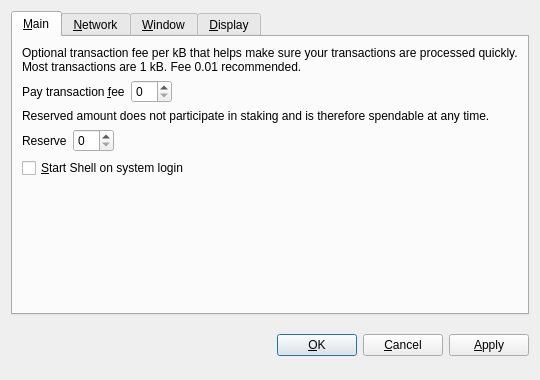
<?xml version="1.0" encoding="UTF-8"?>
<ui version="4.0">
 <class>OptionsDialog</class>
 <widget class="QDialog" name="OptionsDialog">
  <property name="geometry">
   <rect>
    <x>0</x>
    <y>0</y>
    <width>540</width>
    <height>380</height>
   </rect>
  </property>
  <property name="windowTitle">
   <string>Options</string>
  </property>
  <property name="modal">
   <bool>true</bool>
  </property>
  <layout class="QVBoxLayout" name="verticalLayout">
   <item>
    <widget class="QTabWidget" name="tabWidget">
     <property name="tabPosition">
      <enum>QTabWidget::North</enum>
     </property>
     <property name="currentIndex">
      <number>0</number>
     </property>
     <widget class="QWidget" name="tabMain">
      <attribute name="title">
       <string>&amp;Main</string>
      </attribute>
      <layout class="QVBoxLayout" name="verticalLayout_Main">
       <item>
        <widget class="QLabel" name="transactionFeeInfoLabel">
         <property name="text">
          <string>Optional transaction fee per kB that helps make sure your transactions are processed quickly. Most transactions are 1 kB. Fee 0.01 recommended.</string>
         </property>
         <property name="textFormat">
          <enum>Qt::PlainText</enum>
         </property>
         <property name="wordWrap">
          <bool>true</bool>
         </property>
        </widget>
       </item>
       <item>
        <layout class="QHBoxLayout" name="horizontalLayoutFee">
         <item>
          <widget class="QLabel" name="transactionFeeLabel">
           <property name="text">
            <string>Pay transaction &amp;fee</string>
           </property>
           <property name="textFormat">
            <enum>Qt::PlainText</enum>
           </property>
           <property name="buddy">
            <cstring>transactionFee</cstring>
           </property>
          </widget>
         </item>
         <item>
          <widget class="BitcoinAmountField" name="transactionFee"/>
         </item>
         <item>
          <spacer name="horizontalSpacerFee">
           <property name="orientation">
            <enum>Qt::Horizontal</enum>
           </property>
           <property name="sizeHint" stdset="0">
            <size>
             <width>40</width>
             <height>20</height>
            </size>
           </property>
          </spacer>
         </item>
        </layout>
       </item>
       <item>
        <widget class="QLabel" name="reserveBalanceInfoLabel">
         <property name="text">
          <string>Reserved amount does not participate in staking and is therefore spendable at any time.</string>
         </property>
         <property name="textFormat">
          <enum>Qt::PlainText</enum>
         </property>
         <property name="wordWrap">
          <bool>true</bool>
         </property>
        </widget>
       </item>
       <item>
        <layout class="QHBoxLayout" name="horizontalLayoutReserveBalance">
         <item>
          <widget class="QLabel" name="reserveBalanceLabel">
           <property name="text">
            <string>Reserve</string>
           </property>
           <property name="textFormat">
            <enum>Qt::PlainText</enum>
           </property>
           <property name="buddy">
            <cstring>reserveBalance</cstring>
           </property>
          </widget>
         </item>
         <item>
          <widget class="BitcoinAmountField" name="reserveBalance"/>
         </item>
         <item>
          <spacer name="horizontalSpacerReserveBalance">
           <property name="orientation">
            <enum>Qt::Horizontal</enum>
           </property>
           <property name="sizeHint" stdset="0">
            <size>
             <width>40</width>
             <height>20</height>
            </size>
           </property>
          </spacer>
         </item>
        </layout>
       </item>
       <item>
        <widget class="QCheckBox" name="bitcoinAtStartup">
         <property name="toolTip">
          <string>Automatically start Shell after logging in to the system.</string>
         </property>
         <property name="text">
          <string>&amp;Start Shell on system login</string>
         </property>
        </widget>
       </item>
       <item>
        <spacer name="verticalSpacer_Main">
         <property name="orientation">
          <enum>Qt::Vertical</enum>
         </property>
         <property name="sizeHint" stdset="0">
          <size>
           <width>20</width>
           <height>40</height>
          </size>
         </property>
        </spacer>
       </item>
      </layout>
     </widget>
     <widget class="QWidget" name="tabNetwork">
      <attribute name="title">
       <string>&amp;Network</string>
      </attribute>
      <layout class="QVBoxLayout" name="verticalLayout_Network">
       <item>
        <widget class="QCheckBox" name="mapPortUpnp">
         <property name="toolTip">
          <string>Automatically open the Shell client port on the router. This only works when your router supports UPnP and it is enabled.</string>
         </property>
         <property name="text">
          <string>Map port using &amp;UPnP</string>
         </property>
        </widget>
       </item>
       <item>
        <widget class="QCheckBox" name="connectSocks">
         <property name="toolTip">
          <string>Connect to the Shell network through a SOCKS5 proxy (e.g. when connecting through Tor).</string>
         </property>
         <property name="text">
          <string>&amp;Connect through SOCKS5 proxy:</string>
         </property>
        </widget>
       </item>
       <item>
        <layout class="QHBoxLayout" name="horizontalLayout_Network">
         <item>
          <widget class="QLabel" name="proxyIpLabel">
           <property name="text">
            <string>Proxy &amp;IP:</string>
           </property>
           <property name="textFormat">
            <enum>Qt::PlainText</enum>
           </property>
           <property name="buddy">
            <cstring>proxyIp</cstring>
           </property>
          </widget>
         </item>
         <item>
          <widget class="QValidatedLineEdit" name="proxyIp">
           <property name="maximumSize">
            <size>
             <width>140</width>
             <height>16777215</height>
            </size>
           </property>
           <property name="toolTip">
            <string>IP address of the proxy (e.g. 127.0.0.1)</string>
           </property>
          </widget>
         </item>
         <item>
          <widget class="QLabel" name="proxyPortLabel">
           <property name="text">
            <string>&amp;Port:</string>
           </property>
           <property name="textFormat">
            <enum>Qt::PlainText</enum>
           </property>
           <property name="buddy">
            <cstring>proxyPort</cstring>
           </property>
          </widget>
         </item>
         <item>
          <widget class="QLineEdit" name="proxyPort">
           <property name="maximumSize">
            <size>
             <width>55</width>
             <height>16777215</height>
            </size>
           </property>
           <property name="toolTip">
            <string>Port of the proxy (e.g. 9050)</string>
           </property>
          </widget>
         </item>
         <item>
          <spacer name="horizontalSpacer_Network">
           <property name="orientation">
            <enum>Qt::Horizontal</enum>
           </property>
           <property name="sizeHint" stdset="0">
            <size>
             <width>40</width>
             <height>20</height>
            </size>
           </property>
          </spacer>
         </item>
        </layout>
       </item>
       <item>
        <spacer name="verticalSpacer_Network">
         <property name="orientation">
          <enum>Qt::Vertical</enum>
         </property>
         <property name="sizeHint" stdset="0">
          <size>
           <width>20</width>
           <height>40</height>
          </size>
         </property>
        </spacer>
       </item>
      </layout>
     </widget>
     <widget class="QWidget" name="tabWindow">
      <attribute name="title">
       <string>&amp;Window</string>
      </attribute>
      <layout class="QVBoxLayout" name="verticalLayout_Window">
       <item>
        <widget class="QCheckBox" name="minimizeToTray">
         <property name="toolTip">
          <string>Show only a tray icon after minimizing the window.</string>
         </property>
         <property name="text">
          <string>&amp;Minimize to the tray instead of the taskbar</string>
         </property>
        </widget>
       </item>
       <item>
        <widget class="QCheckBox" name="minimizeOnClose">
         <property name="toolTip">
          <string>Minimize instead of exit the application when the window is closed. When this option is enabled, the application will be closed only after selecting Quit in the menu.</string>
         </property>
         <property name="text">
          <string>M&amp;inimize on close</string>
         </property>
        </widget>
       </item>
       <item>
        <spacer name="verticalSpacer_Window">
         <property name="orientation">
          <enum>Qt::Vertical</enum>
         </property>
         <property name="sizeHint" stdset="0">
          <size>
           <width>20</width>
           <height>40</height>
          </size>
         </property>
        </spacer>
       </item>
      </layout>
     </widget>
     <widget class="QWidget" name="tabDisplay">
      <attribute name="title">
       <string>&amp;Display</string>
      </attribute>
      <layout class="QVBoxLayout" name="verticalLayout_Display">
       <item>
        <layout class="QHBoxLayout" name="horizontalLayout_1_Display">
         <item>
          <widget class="QLabel" name="langLabel">
           <property name="text">
            <string>User Interface &amp;language:</string>
           </property>
           <property name="textFormat">
            <enum>Qt::PlainText</enum>
           </property>
           <property name="buddy">
            <cstring>lang</cstring>
           </property>
          </widget>
         </item>
         <item>
          <widget class="QValueComboBox" name="lang">
           <property name="toolTip">
            <string>The user interface language can be set here. This setting will take effect after restarting Shell.</string>
           </property>
          </widget>
         </item>
        </layout>
       </item>
       <item>
        <layout class="QHBoxLayout" name="horizontalLayout_2_Display">
         <item>
          <widget class="QLabel" name="unitLabel">
           <property name="text">
            <string>&amp;Unit to show amounts in:</string>
           </property>
           <property name="textFormat">
            <enum>Qt::PlainText</enum>
           </property>
           <property name="buddy">
            <cstring>unit</cstring>
           </property>
          </widget>
         </item>
         <item>
          <widget class="QValueComboBox" name="unit">
           <property name="toolTip">
            <string>Choose the default subdivision unit to show in the interface and when sending coins.</string>
           </property>
          </widget>
         </item>
        </layout>
       </item>
       <item>
        <widget class="QCheckBox" name="coinControlFeatures">
         <property name="toolTip">
          <string>Whether to show coin control features or not.</string>
         </property>
         <property name="text">
          <string>Display coin &amp;control features (experts only!)</string>
         </property>
        </widget>
       </item>
       <item>
        <widget class="QCheckBox" name="minimizeCoinAge">
         <property name="toolTip">
          <string>Whether to select the coin outputs randomly or with minimal coin age.</string>
         </property>
         <property name="text">
          <string>Minimize weight consumption (experimental)</string>
         </property>
        </widget>
       </item>
       <item>
        <widget class="QCheckBox" name="useBlackTheme">
         <property name="text">
          <string>Use black visual theme (requires restart)</string>
         </property>
        </widget>
       </item>
       <item>
        <spacer name="verticalSpacer_Display">
         <property name="orientation">
          <enum>Qt::Vertical</enum>
         </property>
         <property name="sizeHint" stdset="0">
          <size>
           <width>20</width>
           <height>40</height>
          </size>
         </property>
        </spacer>
       </item>
      </layout>
     </widget>
    </widget>
   </item>
   <item>
    <layout class="QHBoxLayout" name="horizontalLayout_Buttons">
     <item>
      <spacer name="horizontalSpacer_1">
       <property name="orientation">
        <enum>Qt::Horizontal</enum>
       </property>
       <property name="sizeHint" stdset="0">
        <size>
         <width>40</width>
         <height>48</height>
        </size>
       </property>
      </spacer>
     </item>
     <item>
      <widget class="QLabel" name="statusLabel">
       <property name="font">
        <font>
         <weight>75</weight>
         <bold>true</bold>
        </font>
       </property>
       <property name="text">
        <string/>
       </property>
       <property name="textFormat">
        <enum>Qt::PlainText</enum>
       </property>
       <property name="wordWrap">
        <bool>true</bool>
       </property>
      </widget>
     </item>
     <item>
      <spacer name="horizontalSpacer_2">
       <property name="orientation">
        <enum>Qt::Horizontal</enum>
       </property>
       <property name="sizeHint" stdset="0">
        <size>
         <width>40</width>
         <height>48</height>
        </size>
       </property>
      </spacer>
     </item>
     <item>
      <widget class="QPushButton" name="okButton">
       <property name="text">
        <string>&amp;OK</string>
       </property>
      </widget>
     </item>
     <item>
      <widget class="QPushButton" name="cancelButton">
       <property name="text">
        <string>&amp;Cancel</string>
       </property>
       <property name="autoDefault">
        <bool>false</bool>
       </property>
      </widget>
     </item>
     <item>
      <widget class="QPushButton" name="applyButton">
       <property name="text">
        <string>&amp;Apply</string>
       </property>
       <property name="autoDefault">
        <bool>false</bool>
       </property>
      </widget>
     </item>
    </layout>
   </item>
  </layout>
 </widget>
 <customwidgets>
  <customwidget>
   <class>BitcoinAmountField</class>
   <extends>QSpinBox</extends>
   <header>bitcoinamountfield.h</header>
  </customwidget>
  <customwidget>
   <class>QValueComboBox</class>
   <extends>QComboBox</extends>
   <header>qvaluecombobox.h</header>
  </customwidget>
  <customwidget>
   <class>QValidatedLineEdit</class>
   <extends>QLineEdit</extends>
   <header>qvalidatedlineedit.h</header>
  </customwidget>
 </customwidgets>
 <resources/>
 <connections/>
</ui>
